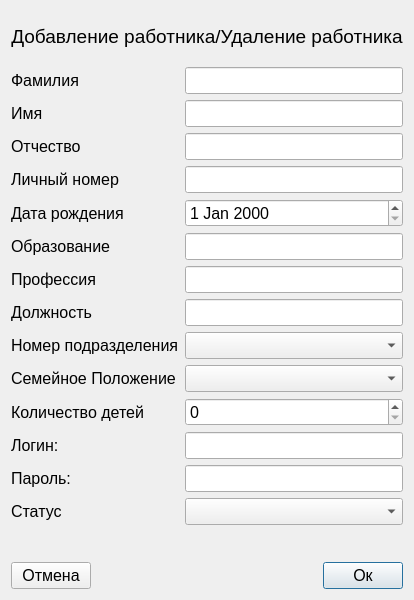
<?xml version="1.0" encoding="UTF-8"?>
<ui version="4.0">
 <class>AddEmployee</class>
 <widget class="QDialog" name="AddEmployee">
  <property name="geometry">
   <rect>
    <x>0</x>
    <y>0</y>
    <width>410</width>
    <height>600</height>
   </rect>
  </property>
  <property name="maximumSize">
   <size>
    <width>418</width>
    <height>16777215</height>
   </size>
  </property>
  <property name="windowTitle">
   <string>Dialog</string>
  </property>
  <layout class="QGridLayout" name="gridLayout">
   <item row="3" column="0">
    <layout class="QGridLayout" name="gridLayout_2">
     <item row="0" column="5">
      <widget class="QPushButton" name="accept">
       <property name="font">
        <font>
         <pointsize>12</pointsize>
        </font>
       </property>
       <property name="text">
        <string>Ок</string>
       </property>
      </widget>
     </item>
     <item row="0" column="4">
      <spacer name="horizontalSpacer_2">
       <property name="orientation">
        <enum>Qt::Horizontal</enum>
       </property>
       <property name="sizeHint" stdset="0">
        <size>
         <width>40</width>
         <height>20</height>
        </size>
       </property>
      </spacer>
     </item>
     <item row="0" column="1">
      <spacer name="horizontalSpacer">
       <property name="orientation">
        <enum>Qt::Horizontal</enum>
       </property>
       <property name="sizeHint" stdset="0">
        <size>
         <width>40</width>
         <height>20</height>
        </size>
       </property>
      </spacer>
     </item>
     <item row="0" column="0">
      <widget class="QPushButton" name="cancel">
       <property name="font">
        <font>
         <pointsize>12</pointsize>
        </font>
       </property>
       <property name="text">
        <string>Отмена</string>
       </property>
      </widget>
     </item>
    </layout>
   </item>
   <item row="1" column="0">
    <layout class="QFormLayout" name="formLayout">
     <item row="0" column="0">
      <widget class="QLabel" name="label_5">
       <property name="font">
        <font>
         <pointsize>12</pointsize>
        </font>
       </property>
       <property name="text">
        <string>Фамилия</string>
       </property>
      </widget>
     </item>
     <item row="0" column="1">
      <widget class="QLineEdit" name="name">
       <property name="font">
        <font>
         <pointsize>12</pointsize>
        </font>
       </property>
      </widget>
     </item>
     <item row="1" column="0">
      <widget class="QLabel" name="label_6">
       <property name="font">
        <font>
         <pointsize>12</pointsize>
        </font>
       </property>
       <property name="text">
        <string>Имя</string>
       </property>
      </widget>
     </item>
     <item row="1" column="1">
      <widget class="QLineEdit" name="name2">
       <property name="font">
        <font>
         <pointsize>12</pointsize>
        </font>
       </property>
      </widget>
     </item>
     <item row="2" column="0">
      <widget class="QLabel" name="label_7">
       <property name="font">
        <font>
         <pointsize>12</pointsize>
        </font>
       </property>
       <property name="text">
        <string>Отчество</string>
       </property>
      </widget>
     </item>
     <item row="2" column="1">
      <widget class="QLineEdit" name="surname">
       <property name="font">
        <font>
         <pointsize>12</pointsize>
        </font>
       </property>
      </widget>
     </item>
     <item row="3" column="0">
      <widget class="QLabel" name="label_8">
       <property name="font">
        <font>
         <pointsize>12</pointsize>
        </font>
       </property>
       <property name="text">
        <string>Личный номер</string>
       </property>
      </widget>
     </item>
     <item row="3" column="1">
      <widget class="QLineEdit" name="numberself">
       <property name="font">
        <font>
         <pointsize>12</pointsize>
        </font>
       </property>
       <property name="inputMethodHints">
        <set>Qt::ImhDigitsOnly|Qt::ImhNoTextHandles</set>
       </property>
       <property name="text">
        <string/>
       </property>
       <property name="echoMode">
        <enum>QLineEdit::Normal</enum>
       </property>
      </widget>
     </item>
     <item row="4" column="0">
      <widget class="QLabel" name="label_9">
       <property name="font">
        <font>
         <pointsize>12</pointsize>
        </font>
       </property>
       <property name="text">
        <string>Дата рождения</string>
       </property>
      </widget>
     </item>
     <item row="4" column="1">
      <widget class="QDateEdit" name="date">
       <property name="font">
        <font>
         <pointsize>12</pointsize>
        </font>
       </property>
       <property name="dateTime">
        <datetime>
         <hour>0</hour>
         <minute>0</minute>
         <second>0</second>
         <year>2000</year>
         <month>1</month>
         <day>1</day>
        </datetime>
       </property>
       <property name="maximumDateTime">
        <datetime>
         <hour>23</hour>
         <minute>59</minute>
         <second>59</second>
         <year>2002</year>
         <month>12</month>
         <day>31</day>
        </datetime>
       </property>
       <property name="minimumDateTime">
        <datetime>
         <hour>0</hour>
         <minute>0</minute>
         <second>0</second>
         <year>1900</year>
         <month>1</month>
         <day>1</day>
        </datetime>
       </property>
      </widget>
     </item>
     <item row="5" column="0">
      <widget class="QLabel" name="label_10">
       <property name="font">
        <font>
         <pointsize>12</pointsize>
        </font>
       </property>
       <property name="text">
        <string>Образование</string>
       </property>
      </widget>
     </item>
     <item row="5" column="1">
      <widget class="QLineEdit" name="education">
       <property name="font">
        <font>
         <pointsize>12</pointsize>
        </font>
       </property>
      </widget>
     </item>
     <item row="6" column="0">
      <widget class="QLabel" name="label_11">
       <property name="font">
        <font>
         <pointsize>12</pointsize>
        </font>
       </property>
       <property name="text">
        <string>Профессия</string>
       </property>
      </widget>
     </item>
     <item row="6" column="1">
      <widget class="QLineEdit" name="profession">
       <property name="font">
        <font>
         <pointsize>12</pointsize>
        </font>
       </property>
      </widget>
     </item>
     <item row="7" column="0">
      <widget class="QLabel" name="label_12">
       <property name="font">
        <font>
         <pointsize>12</pointsize>
        </font>
       </property>
       <property name="text">
        <string>Должность</string>
       </property>
      </widget>
     </item>
     <item row="7" column="1">
      <widget class="QLineEdit" name="post">
       <property name="font">
        <font>
         <pointsize>12</pointsize>
        </font>
       </property>
      </widget>
     </item>
     <item row="8" column="0">
      <widget class="QLabel" name="label_13">
       <property name="font">
        <font>
         <pointsize>12</pointsize>
        </font>
       </property>
       <property name="text">
        <string>Номер подразделения</string>
       </property>
      </widget>
     </item>
     <item row="8" column="1">
      <widget class="QComboBox" name="numberofdevision">
       <property name="font">
        <font>
         <pointsize>12</pointsize>
        </font>
       </property>
       <item>
        <property name="text">
         <string/>
        </property>
       </item>
       <item>
        <property name="text">
         <string>№1</string>
        </property>
       </item>
       <item>
        <property name="text">
         <string>№2</string>
        </property>
       </item>
       <item>
        <property name="text">
         <string>№3</string>
        </property>
       </item>
       <item>
        <property name="text">
         <string>№4</string>
        </property>
       </item>
       <item>
        <property name="text">
         <string>№5</string>
        </property>
       </item>
       <item>
        <property name="text">
         <string>№6</string>
        </property>
       </item>
       <item>
        <property name="text">
         <string>№7</string>
        </property>
       </item>
      </widget>
     </item>
     <item row="9" column="0">
      <widget class="QLabel" name="label_14">
       <property name="font">
        <font>
         <pointsize>12</pointsize>
        </font>
       </property>
       <property name="text">
        <string>Семейное Положение</string>
       </property>
      </widget>
     </item>
     <item row="9" column="1">
      <widget class="QComboBox" name="SP">
       <property name="font">
        <font>
         <pointsize>12</pointsize>
        </font>
       </property>
       <item>
        <property name="text">
         <string/>
        </property>
       </item>
       <item>
        <property name="text">
         <string>Холост/Не замужем</string>
        </property>
       </item>
       <item>
        <property name="text">
         <string>Женат/Замужем</string>
        </property>
       </item>
      </widget>
     </item>
     <item row="10" column="0">
      <widget class="QLabel" name="label_15">
       <property name="font">
        <font>
         <pointsize>12</pointsize>
        </font>
       </property>
       <property name="text">
        <string>Количество детей</string>
       </property>
      </widget>
     </item>
     <item row="10" column="1">
      <widget class="QSpinBox" name="numberkids">
       <property name="font">
        <font>
         <pointsize>12</pointsize>
        </font>
       </property>
      </widget>
     </item>
     <item row="11" column="0">
      <widget class="QLabel" name="label_2">
       <property name="font">
        <font>
         <pointsize>12</pointsize>
        </font>
       </property>
       <property name="text">
        <string>Логин:</string>
       </property>
      </widget>
     </item>
     <item row="11" column="1">
      <widget class="QLineEdit" name="login">
       <property name="font">
        <font>
         <pointsize>12</pointsize>
        </font>
       </property>
      </widget>
     </item>
     <item row="12" column="0">
      <widget class="QLabel" name="label_3">
       <property name="font">
        <font>
         <pointsize>12</pointsize>
        </font>
       </property>
       <property name="text">
        <string>Пароль:</string>
       </property>
      </widget>
     </item>
     <item row="12" column="1">
      <widget class="QLineEdit" name="passw">
       <property name="font">
        <font>
         <pointsize>12</pointsize>
        </font>
       </property>
       <property name="echoMode">
        <enum>QLineEdit::Password</enum>
       </property>
      </widget>
     </item>
     <item row="13" column="0">
      <widget class="QLabel" name="label_4">
       <property name="font">
        <font>
         <pointsize>12</pointsize>
        </font>
       </property>
       <property name="text">
        <string>Статус</string>
       </property>
      </widget>
     </item>
     <item row="13" column="1">
      <widget class="QComboBox" name="status">
       <property name="font">
        <font>
         <pointsize>12</pointsize>
        </font>
       </property>
       <item>
        <property name="text">
         <string/>
        </property>
       </item>
       <item>
        <property name="text">
         <string>Диспетчер</string>
        </property>
       </item>
       <item>
        <property name="text">
         <string>Работник</string>
        </property>
       </item>
      </widget>
     </item>
    </layout>
   </item>
   <item row="0" column="0">
    <widget class="QLabel" name="label">
     <property name="minimumSize">
      <size>
       <width>0</width>
       <height>0</height>
      </size>
     </property>
     <property name="maximumSize">
      <size>
       <width>400</width>
       <height>50</height>
      </size>
     </property>
     <property name="font">
      <font>
       <pointsize>14</pointsize>
      </font>
     </property>
     <property name="text">
      <string>Добавление работника/Удаление работника</string>
     </property>
     <property name="alignment">
      <set>Qt::AlignCenter</set>
     </property>
    </widget>
   </item>
   <item row="2" column="0">
    <widget class="QLabel" name="error">
     <property name="maximumSize">
      <size>
       <width>16777215</width>
       <height>20</height>
      </size>
     </property>
     <property name="font">
      <font>
       <pointsize>12</pointsize>
      </font>
     </property>
     <property name="styleSheet">
      <string notr="true">QLabel { color: rgb(200, 0, 0); } </string>
     </property>
     <property name="text">
      <string/>
     </property>
     <property name="alignment">
      <set>Qt::AlignCenter</set>
     </property>
    </widget>
   </item>
  </layout>
 </widget>
 <resources/>
 <connections>
  <connection>
   <sender>accept</sender>
   <signal>clicked()</signal>
   <receiver>AddEmployee</receiver>
   <slot>accept()</slot>
   <hints>
    <hint type="sourcelabel">
     <x>362</x>
     <y>567</y>
    </hint>
    <hint type="destinationlabel">
     <x>204</x>
     <y>299</y>
    </hint>
   </hints>
  </connection>
  <connection>
   <sender>cancel</sender>
   <signal>clicked()</signal>
   <receiver>AddEmployee</receiver>
   <slot>reject()</slot>
   <hints>
    <hint type="sourcelabel">
     <x>47</x>
     <y>567</y>
    </hint>
    <hint type="destinationlabel">
     <x>204</x>
     <y>299</y>
    </hint>
   </hints>
  </connection>
 </connections>
</ui>
